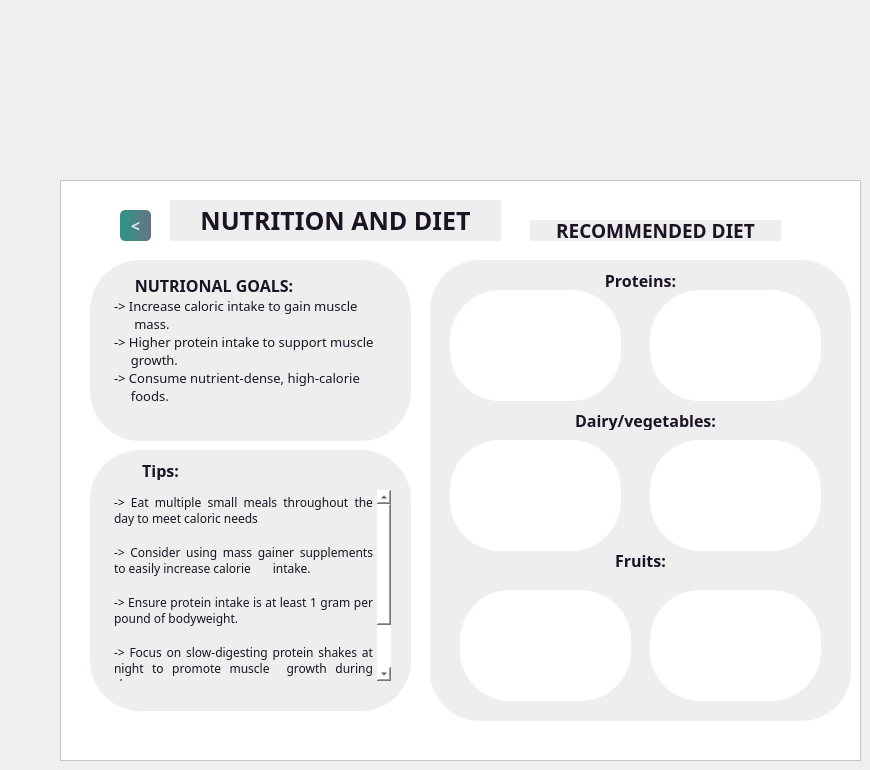
    <widget class="QWidget" name="page_7">
     <widget class="QFrame" name="frame_8">
      <property name="geometry">
       <rect>
        <x>60</x>
        <y>180</y>
        <width>801</width>
        <height>581</height>
       </rect>
      </property>
      <property name="styleSheet">
       <string notr="true">background-color: rgb(255, 255, 255);</string>
      </property>
      <property name="frameShape">
       <enum>QFrame::StyledPanel</enum>
      </property>
      <property name="frameShadow">
       <enum>QFrame::Raised</enum>
      </property>
      <widget class="QLabel" name="label_22">
       <property name="geometry">
        <rect>
         <x>110</x>
         <y>20</y>
         <width>331</width>
         <height>41</height>
        </rect>
       </property>
       <property name="font">
        <font>
         <family>Sitka Banner</family>
         <pointsize>19</pointsize>
         <bold>true</bold>
        </font>
       </property>
       <property name="styleSheet">
        <string notr="true">
border-radius:150px;
color: #1A1423;

background-color: #F0EDEE;
</string>
       </property>
       <property name="text">
        <string>NUTRITION AND DIET</string>
       </property>
       <property name="alignment">
        <set>Qt::AlignCenter</set>
       </property>
      </widget>
      <widget class="QLabel" name="label_23">
       <property name="geometry">
        <rect>
         <x>30</x>
         <y>80</y>
         <width>321</width>
         <height>181</height>
        </rect>
       </property>
       <property name="styleSheet">
        <string notr="true">
background-color: #F0EDEE;
border-radius:50px;</string>
       </property>
       <property name="text">
        <string/>
       </property>
      </widget>
      <widget class="QTextBrowser" name="textBrowser_2">
       <property name="geometry">
        <rect>
         <x>50</x>
         <y>90</y>
         <width>271</width>
         <height>151</height>
        </rect>
       </property>
       <property name="font">
        <font>
         <family>Sitka Banner</family>
         <pointsize>9</pointsize>
        </font>
       </property>
       <property name="styleSheet">
        <string notr="true">color: #1A1423;
background-color: #F0EDEE;
border-radius:50px;</string>
       </property>
       <property name="html">
        <string>&lt;!DOCTYPE HTML PUBLIC &quot;-//W3C//DTD HTML 4.0//EN&quot; &quot;http://www.w3.org/TR/REC-html40/strict.dtd&quot;&gt;
&lt;html&gt;&lt;head&gt;&lt;meta name=&quot;qrichtext&quot; content=&quot;1&quot; /&gt;&lt;meta charset=&quot;utf-8&quot; /&gt;&lt;style type=&quot;text/css&quot;&gt;
p, li { white-space: pre-wrap; }
hr { height: 1px; border-width: 0; }
li.unchecked::marker { content: &quot;\2610&quot;; }
li.checked::marker { content: &quot;\2612&quot;; }
&lt;/style&gt;&lt;/head&gt;&lt;body style=&quot; font-family:'Sitka Banner'; font-size:9pt; font-weight:400; font-style:normal;&quot;&gt;
&lt;p align=&quot;justify&quot; style=&quot; margin-top:0px; margin-bottom:0px; margin-left:0px; margin-right:0px; -qt-block-indent:0; text-indent:0px;&quot;&gt;&lt;span style=&quot; font-weight:700;&quot;&gt;    &lt;/span&gt;&lt;span style=&quot; font-size:12pt; font-weight:700;&quot;&gt;  NUTRIONAL GOALS:&lt;/span&gt;&lt;/p&gt;
&lt;p align=&quot;justify&quot; style=&quot; margin-top:0px; margin-bottom:0px; margin-left:0px; margin-right:0px; -qt-block-indent:0; text-indent:0px;&quot;&gt;&lt;span style=&quot; font-size:10pt;&quot;&gt;-&amp;gt; Increase caloric intake to gain muscle &lt;/span&gt;&lt;/p&gt;
&lt;p align=&quot;justify&quot; style=&quot; margin-top:0px; margin-bottom:0px; margin-left:0px; margin-right:0px; -qt-block-indent:0; text-indent:0px;&quot;&gt;&lt;span style=&quot; font-size:10pt;&quot;&gt;      mass.&lt;/span&gt;&lt;/p&gt;
&lt;p align=&quot;justify&quot; style=&quot; margin-top:0px; margin-bottom:0px; margin-left:0px; margin-right:0px; -qt-block-indent:0; text-indent:0px;&quot;&gt;&lt;span style=&quot; font-size:10pt;&quot;&gt;-&amp;gt; Higher protein intake to support muscle  &lt;/span&gt;&lt;/p&gt;
&lt;p align=&quot;justify&quot; style=&quot; margin-top:0px; margin-bottom:0px; margin-left:0px; margin-right:0px; -qt-block-indent:0; text-indent:0px;&quot;&gt;&lt;span style=&quot; font-size:10pt;&quot;&gt;     growth.&lt;/span&gt;&lt;/p&gt;
&lt;p align=&quot;justify&quot; style=&quot; margin-top:0px; margin-bottom:0px; margin-left:0px; margin-right:0px; -qt-block-indent:0; text-indent:0px;&quot;&gt;&lt;span style=&quot; font-size:10pt;&quot;&gt;-&amp;gt; Consume nutrient-dense, high-calorie &lt;/span&gt;&lt;/p&gt;
&lt;p align=&quot;justify&quot; style=&quot; margin-top:0px; margin-bottom:0px; margin-left:0px; margin-right:0px; -qt-block-indent:0; text-indent:0px;&quot;&gt;&lt;span style=&quot; font-size:10pt;&quot;&gt;     foods.&lt;/span&gt;&lt;/p&gt;&lt;/body&gt;&lt;/html&gt;</string>
       </property>
      </widget>
      <widget class="QLabel" name="label_24">
       <property name="geometry">
        <rect>
         <x>470</x>
         <y>40</y>
         <width>251</width>
         <height>21</height>
        </rect>
       </property>
       <property name="font">
        <font>
         <family>Sitka Banner</family>
         <pointsize>14</pointsize>
         <bold>true</bold>
        </font>
       </property>
       <property name="styleSheet">
        <string notr="true">background-color: #F0EDEE;
border-radius:50px;

color: #1A1423;
</string>
       </property>
       <property name="text">
        <string>RECOMMENDED DIET</string>
       </property>
       <property name="alignment">
        <set>Qt::AlignCenter</set>
       </property>
      </widget>
      <widget class="QLabel" name="label_34">
       <property name="geometry">
        <rect>
         <x>390</x>
         <y>110</y>
         <width>171</width>
         <height>111</height>
        </rect>
       </property>
       <property name="styleSheet">
        <string notr="true">border-image: url(:/images/meats.jpg);
border-radius:50px;</string>
       </property>
       <property name="text">
        <string/>
       </property>
      </widget>
      <widget class="QLabel" name="label_25">
       <property name="geometry">
        <rect>
         <x>370</x>
         <y>80</y>
         <width>421</width>
         <height>461</height>
        </rect>
       </property>
       <property name="styleSheet">
        <string notr="true">
background-color: #F0EDEE;
border-radius:50px;</string>
       </property>
       <property name="text">
        <string/>
       </property>
      </widget>
      <widget class="QLabel" name="label_35">
       <property name="geometry">
        <rect>
         <x>590</x>
         <y>110</y>
         <width>171</width>
         <height>111</height>
        </rect>
       </property>
       <property name="styleSheet">
        <string notr="true">border-image: url(:/images/diet.jpg);
border-radius:50px;</string>
       </property>
       <property name="text">
        <string/>
       </property>
      </widget>
      <widget class="QLabel" name="label_36">
       <property name="geometry">
        <rect>
         <x>390</x>
         <y>260</y>
         <width>171</width>
         <height>111</height>
        </rect>
       </property>
       <property name="styleSheet">
        <string notr="true">border-image:url(:/images/C:/Users/DELL/Downloads/ectomorph);
border-image: url(:/images/broc.jpg);
border-radius:50px;</string>
       </property>
       <property name="text">
        <string/>
       </property>
      </widget>
      <widget class="QLabel" name="label_37">
       <property name="geometry">
        <rect>
         <x>590</x>
         <y>260</y>
         <width>171</width>
         <height>111</height>
        </rect>
       </property>
       <property name="styleSheet">
        <string notr="true">border-image:url(:/images/C:/Users/DELL/Downloads/ectomorph);
border-image: url(:/images/yogurt.jpg);
border-radius:50px;</string>
       </property>
       <property name="text">
        <string/>
       </property>
      </widget>
      <widget class="QLabel" name="label_38">
       <property name="geometry">
        <rect>
         <x>400</x>
         <y>410</y>
         <width>171</width>
         <height>111</height>
        </rect>
       </property>
       <property name="styleSheet">
        <string notr="true">border-image:url(:/images/C:/Users/DELL/Downloads/ectomorph);
border-image: url(:/images/oranges.jpg);
border-radius:50px;</string>
       </property>
       <property name="text">
        <string/>
       </property>
      </widget>
      <widget class="QLabel" name="label_39">
       <property name="geometry">
        <rect>
         <x>590</x>
         <y>410</y>
         <width>171</width>
         <height>111</height>
        </rect>
       </property>
       <property name="styleSheet">
        <string notr="true">border-image:url(:/images/C:/Users/DELL/Downloads/ectomorph);
border-image: url(:/images/bananas.jpg);
border-radius:50px;</string>
       </property>
       <property name="text">
        <string/>
       </property>
      </widget>
      <widget class="QLabel" name="label_26">
       <property name="geometry">
        <rect>
         <x>530</x>
         <y>90</y>
         <width>101</width>
         <height>20</height>
        </rect>
       </property>
       <property name="font">
        <font>
         <family>Sitka Banner</family>
         <pointsize>12</pointsize>
         <bold>true</bold>
        </font>
       </property>
       <property name="styleSheet">
        <string notr="true">background-color: #F0EDEE;
border-radius:50px;

color: #1A1423;
</string>
       </property>
       <property name="text">
        <string>Proteins:</string>
       </property>
       <property name="alignment">
        <set>Qt::AlignCenter</set>
       </property>
      </widget>
      <widget class="QLabel" name="label_27">
       <property name="geometry">
        <rect>
         <x>510</x>
         <y>230</y>
         <width>151</width>
         <height>20</height>
        </rect>
       </property>
       <property name="font">
        <font>
         <family>Sitka Banner</family>
         <pointsize>12</pointsize>
         <bold>true</bold>
        </font>
       </property>
       <property name="styleSheet">
        <string notr="true">background-color: #F0EDEE;
border-radius:50px;

color: #1A1423;
</string>
       </property>
       <property name="text">
        <string>Dairy/vegetables:</string>
       </property>
       <property name="alignment">
        <set>Qt::AlignCenter</set>
       </property>
      </widget>
      <widget class="QLabel" name="label_31">
       <property name="geometry">
        <rect>
         <x>530</x>
         <y>370</y>
         <width>101</width>
         <height>20</height>
        </rect>
       </property>
       <property name="font">
        <font>
         <family>Sitka Banner</family>
         <pointsize>12</pointsize>
         <bold>true</bold>
        </font>
       </property>
       <property name="styleSheet">
        <string notr="true">background-color: #F0EDEE;
border-radius:50px;

color: #1A1423;
</string>
       </property>
       <property name="text">
        <string>Fruits:</string>
       </property>
       <property name="alignment">
        <set>Qt::AlignCenter</set>
       </property>
      </widget>
      <widget class="QLabel" name="label_32">
       <property name="geometry">
        <rect>
         <x>30</x>
         <y>270</y>
         <width>321</width>
         <height>261</height>
        </rect>
       </property>
       <property name="styleSheet">
        <string notr="true">
background-color: #F0EDEE;
border-radius:50px;</string>
       </property>
       <property name="text">
        <string/>
       </property>
      </widget>
      <widget class="QLabel" name="label_33">
       <property name="geometry">
        <rect>
         <x>50</x>
         <y>280</y>
         <width>101</width>
         <height>20</height>
        </rect>
       </property>
       <property name="font">
        <font>
         <family>Sitka Banner</family>
         <pointsize>12</pointsize>
         <bold>true</bold>
        </font>
       </property>
       <property name="styleSheet">
        <string notr="true">background-color: #F0EDEE;
border-radius:50px;

color: #1A1423;
</string>
       </property>
       <property name="text">
        <string>Tips:</string>
       </property>
       <property name="alignment">
        <set>Qt::AlignCenter</set>
       </property>
      </widget>
      <widget class="QTextBrowser" name="textBrowser_3">
       <property name="geometry">
        <rect>
         <x>50</x>
         <y>310</y>
         <width>281</width>
         <height>191</height>
        </rect>
       </property>
       <property name="font">
        <font>
         <family>Sitka Banner</family>
         <pointsize>9</pointsize>
        </font>
       </property>
       <property name="styleSheet">
        <string notr="true">color: #1A1423;
background-color: #F0EDEE;
border-radius:50px;</string>
       </property>
       <property name="html">
        <string>&lt;!DOCTYPE HTML PUBLIC &quot;-//W3C//DTD HTML 4.0//EN&quot; &quot;http://www.w3.org/TR/REC-html40/strict.dtd&quot;&gt;
&lt;html&gt;&lt;head&gt;&lt;meta name=&quot;qrichtext&quot; content=&quot;1&quot; /&gt;&lt;meta charset=&quot;utf-8&quot; /&gt;&lt;style type=&quot;text/css&quot;&gt;
p, li { white-space: pre-wrap; }
hr { height: 1px; border-width: 0; }
li.unchecked::marker { content: &quot;\2610&quot;; }
li.checked::marker { content: &quot;\2612&quot;; }
&lt;/style&gt;&lt;/head&gt;&lt;body style=&quot; font-family:'Sitka Banner'; font-size:9pt; font-weight:400; font-style:normal;&quot;&gt;
&lt;p align=&quot;justify&quot; style=&quot; margin-top:0px; margin-bottom:0px; margin-left:0px; margin-right:0px; -qt-block-indent:0; text-indent:0px;&quot;&gt;-&amp;gt; Eat multiple small meals throughout the day to meet caloric needs&lt;/p&gt;
&lt;p align=&quot;justify&quot; style=&quot;-qt-paragraph-type:empty; margin-top:0px; margin-bottom:0px; margin-left:0px; margin-right:0px; -qt-block-indent:0; text-indent:0px;&quot;&gt;&lt;br /&gt;&lt;/p&gt;
&lt;p align=&quot;justify&quot; style=&quot; margin-top:0px; margin-bottom:0px; margin-left:0px; margin-right:0px; -qt-block-indent:0; text-indent:0px;&quot;&gt;-&amp;gt; Consider using mass gainer supplements to easily increase calorie       intake.&lt;/p&gt;
&lt;p align=&quot;justify&quot; style=&quot;-qt-paragraph-type:empty; margin-top:0px; margin-bottom:0px; margin-left:0px; margin-right:0px; -qt-block-indent:0; text-indent:0px;&quot;&gt;&lt;br /&gt;&lt;/p&gt;
&lt;p align=&quot;justify&quot; style=&quot; margin-top:0px; margin-bottom:0px; margin-left:0px; margin-right:0px; -qt-block-indent:0; text-indent:0px;&quot;&gt;-&amp;gt; Ensure protein intake is at least 1 gram per pound of bodyweight.&lt;/p&gt;
&lt;p align=&quot;justify&quot; style=&quot;-qt-paragraph-type:empty; margin-top:0px; margin-bottom:0px; margin-left:0px; margin-right:0px; -qt-block-indent:0; text-indent:0px;&quot;&gt;&lt;br /&gt;&lt;/p&gt;
&lt;p align=&quot;justify&quot; style=&quot; margin-top:0px; margin-bottom:0px; margin-left:0px; margin-right:0px; -qt-block-indent:0; text-indent:0px;&quot;&gt;-&amp;gt; Focus on slow-digesting protein shakes at night to promote muscle  growth during sleep.&lt;/p&gt;
&lt;p align=&quot;justify&quot; style=&quot;-qt-paragraph-type:empty; margin-top:0px; margin-bottom:0px; margin-left:0px; margin-right:0px; -qt-block-indent:0; text-indent:0px;&quot;&gt;&lt;br /&gt;&lt;/p&gt;
&lt;p align=&quot;justify&quot; style=&quot; margin-top:0px; margin-bottom:0px; margin-left:0px; margin-right:0px; -qt-block-indent:0; text-indent:0px;&quot;&gt;-&amp;gt; Aim for a diet with an energy surplus to support weight gain.&lt;/p&gt;&lt;/body&gt;&lt;/html&gt;</string>
       </property>
      </widget>
      <widget class="QPushButton" name="pushButton_14">
       <property name="geometry">
        <rect>
         <x>60</x>
         <y>30</y>
         <width>31</width>
         <height>31</height>
        </rect>
       </property>
       <property name="font">
        <font>
         <family>Sitka Banner</family>
         <pointsize>12</pointsize>
         <bold>true</bold>
        </font>
       </property>
       <property name="styleSheet">
        <string notr="true">

QPushButton#pushButton_14{
	background-color: qlineargradient(spread:pad, x1:0, y1:0.505682, x2:1, y2:0.477, stop:0 rgba(11, 131, 120, 219), stop:1 rgba(85, 98, 112, 226));
	color:rgba(255, 255, 255, 210);
	border-radius:5px;
}

QPushButton#pushButton_14:hover{
	background-color: qlineargradient(spread:pad, x1:0, y1:0.505682, x2:1, y2:0.477, stop:0 rgba(150, 123, 111, 219), stop:1 rgba(85, 81, 84, 226));
}

QPushButton#pushButton_14:pressed{
	padding-left:5px;
	padding-top:5px;
	background-color:rgba(150, 123, 111, 255);
}
</string>
       </property>
       <property name="text">
        <string>&lt;</string>
       </property>
      </widget>
      <zorder>label_25</zorder>
      <zorder>label_22</zorder>
      <zorder>label_23</zorder>
      <zorder>textBrowser_2</zorder>
      <zorder>label_24</zorder>
      <zorder>label_34</zorder>
      <zorder>label_35</zorder>
      <zorder>label_36</zorder>
      <zorder>label_37</zorder>
      <zorder>label_38</zorder>
      <zorder>label_39</zorder>
      <zorder>label_26</zorder>
      <zorder>label_27</zorder>
      <zorder>label_31</zorder>
      <zorder>label_32</zorder>
      <zorder>label_33</zorder>
      <zorder>textBrowser_3</zorder>
      <zorder>pushButton_14</zorder>
     </widget>
    </widget>
